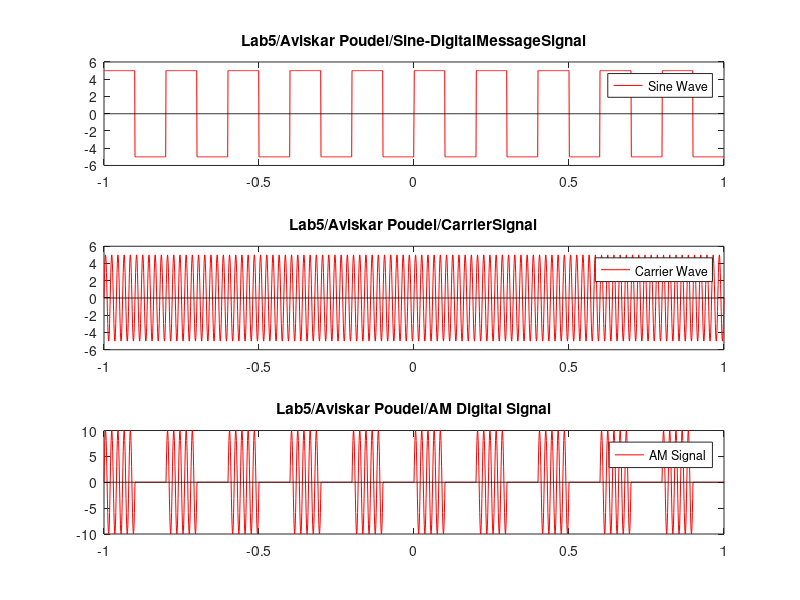

This chart was generated by the following MATLAB code:
t = -1:0.001:1;

a = 5;
f = 5;
y_dig = a*sign(sin(2*pi*f*t));

subplot(3,1,1)
plot(t, y_dig, '-red')
hold on
plot(t, zeros(size(t)), '-black') 
title('Lab5/Aviskar Poudel/Sine-DigitalMessageSignal')
legend('Sine Wave')

hf = 50;
a2 = 5;
carrier = a2*sin(2*pi*hf*t);

subplot(3,1,2)
plot(t, carrier, '-red')  
hold on
plot(t, zeros(size(t)), '-black') 
title('Lab5/Aviskar Poudel/CarrierSignal')
legend('Carrier Wave')

am_signal = (1 + (y_dig/a)) .* carrier;    

subplot(3,1,3)
plot(t, am_signal, '-red')  
hold on
plot(t, zeros(size(t)), '-black') 
title('Lab5/Aviskar Poudel/AM Digital Signal')
legend('AM Signal')
